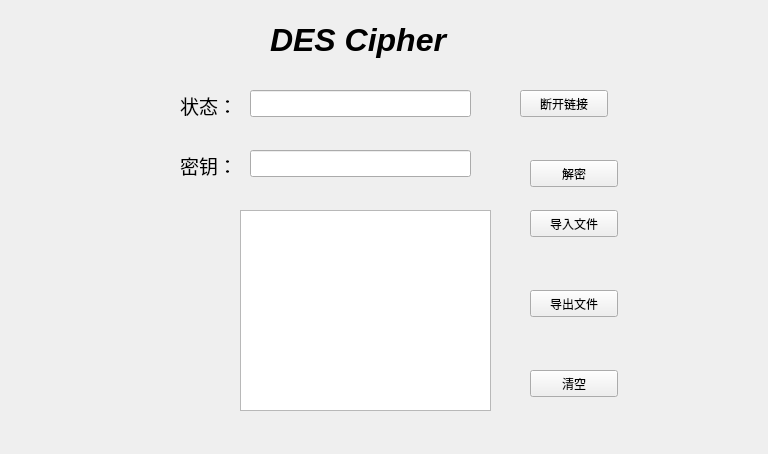
<?xml version="1.0" encoding="UTF-8"?>
<ui version="4.0">
 <class>DES_jia</class>
 <widget class="QWidget" name="DES_jia">
  <property name="geometry">
   <rect>
    <x>0</x>
    <y>0</y>
    <width>768</width>
    <height>454</height>
   </rect>
  </property>
  <property name="windowTitle">
   <string>Form</string>
  </property>
  <widget class="QLineEdit" name="condition">
   <property name="geometry">
    <rect>
     <x>250</x>
     <y>90</y>
     <width>221</width>
     <height>27</height>
    </rect>
   </property>
  </widget>
  <widget class="QLabel" name="label_2">
   <property name="geometry">
    <rect>
     <x>180</x>
     <y>90</y>
     <width>61</width>
     <height>31</height>
    </rect>
   </property>
   <property name="text">
    <string>&lt;html&gt;&lt;head/&gt;&lt;body&gt;&lt;p&gt;&lt;span style=&quot; font-size:14pt;&quot;&gt;状态：&lt;/span&gt;&lt;/p&gt;&lt;/body&gt;&lt;/html&gt;</string>
   </property>
  </widget>
  <widget class="QLabel" name="label_3">
   <property name="geometry">
    <rect>
     <x>180</x>
     <y>150</y>
     <width>67</width>
     <height>31</height>
    </rect>
   </property>
   <property name="text">
    <string>&lt;html&gt;&lt;head/&gt;&lt;body&gt;&lt;p&gt;&lt;span style=&quot; font-size:14pt;&quot;&gt;密钥：&lt;/span&gt;&lt;/p&gt;&lt;/body&gt;&lt;/html&gt;</string>
   </property>
  </widget>
  <widget class="QTextEdit" name="ciphertext">
   <property name="geometry">
    <rect>
     <x>240</x>
     <y>210</y>
     <width>251</width>
     <height>201</height>
    </rect>
   </property>
   <property name="styleSheet">
    <string notr="true">font: 13pt &quot;Cantarell&quot;;</string>
   </property>
  </widget>
  <widget class="QPushButton" name="inFile">
   <property name="geometry">
    <rect>
     <x>530</x>
     <y>210</y>
     <width>88</width>
     <height>27</height>
    </rect>
   </property>
   <property name="text">
    <string>导入文件</string>
   </property>
  </widget>
  <widget class="QPushButton" name="zero">
   <property name="geometry">
    <rect>
     <x>530</x>
     <y>370</y>
     <width>88</width>
     <height>27</height>
    </rect>
   </property>
   <property name="text">
    <string>清空</string>
   </property>
  </widget>
  <widget class="QPushButton" name="outFile">
   <property name="geometry">
    <rect>
     <x>530</x>
     <y>290</y>
     <width>88</width>
     <height>27</height>
    </rect>
   </property>
   <property name="text">
    <string>导出文件</string>
   </property>
  </widget>
  <widget class="QLabel" name="label">
   <property name="geometry">
    <rect>
     <x>270</x>
     <y>20</y>
     <width>181</width>
     <height>41</height>
    </rect>
   </property>
   <property name="text">
    <string>&lt;html&gt;&lt;head/&gt;&lt;body&gt;&lt;p&gt;&lt;span style=&quot; font-size:24pt; font-weight:600; font-style:italic;&quot;&gt;DES Cipher&lt;/span&gt;&lt;/p&gt;&lt;/body&gt;&lt;/html&gt;</string>
   </property>
  </widget>
  <widget class="QPushButton" name="decrption">
   <property name="geometry">
    <rect>
     <x>530</x>
     <y>160</y>
     <width>88</width>
     <height>27</height>
    </rect>
   </property>
   <property name="text">
    <string>解密</string>
   </property>
  </widget>
  <widget class="QPushButton" name="cut">
   <property name="geometry">
    <rect>
     <x>520</x>
     <y>90</y>
     <width>88</width>
     <height>27</height>
    </rect>
   </property>
   <property name="text">
    <string>断开链接</string>
   </property>
  </widget>
  <widget class="QLineEdit" name="keyword">
   <property name="geometry">
    <rect>
     <x>250</x>
     <y>150</y>
     <width>221</width>
     <height>27</height>
    </rect>
   </property>
  </widget>
 </widget>
 <resources/>
 <connections/>
</ui>
